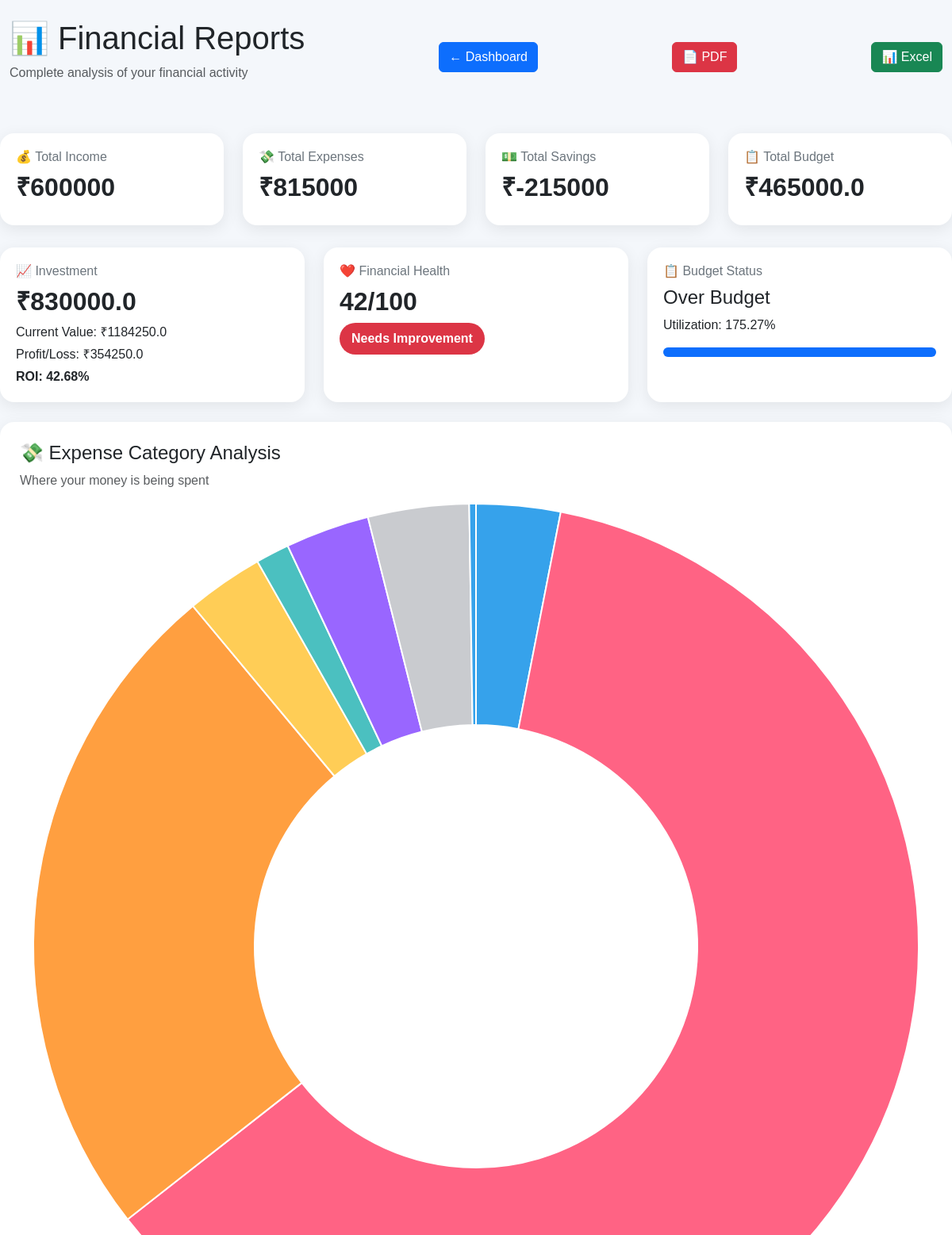
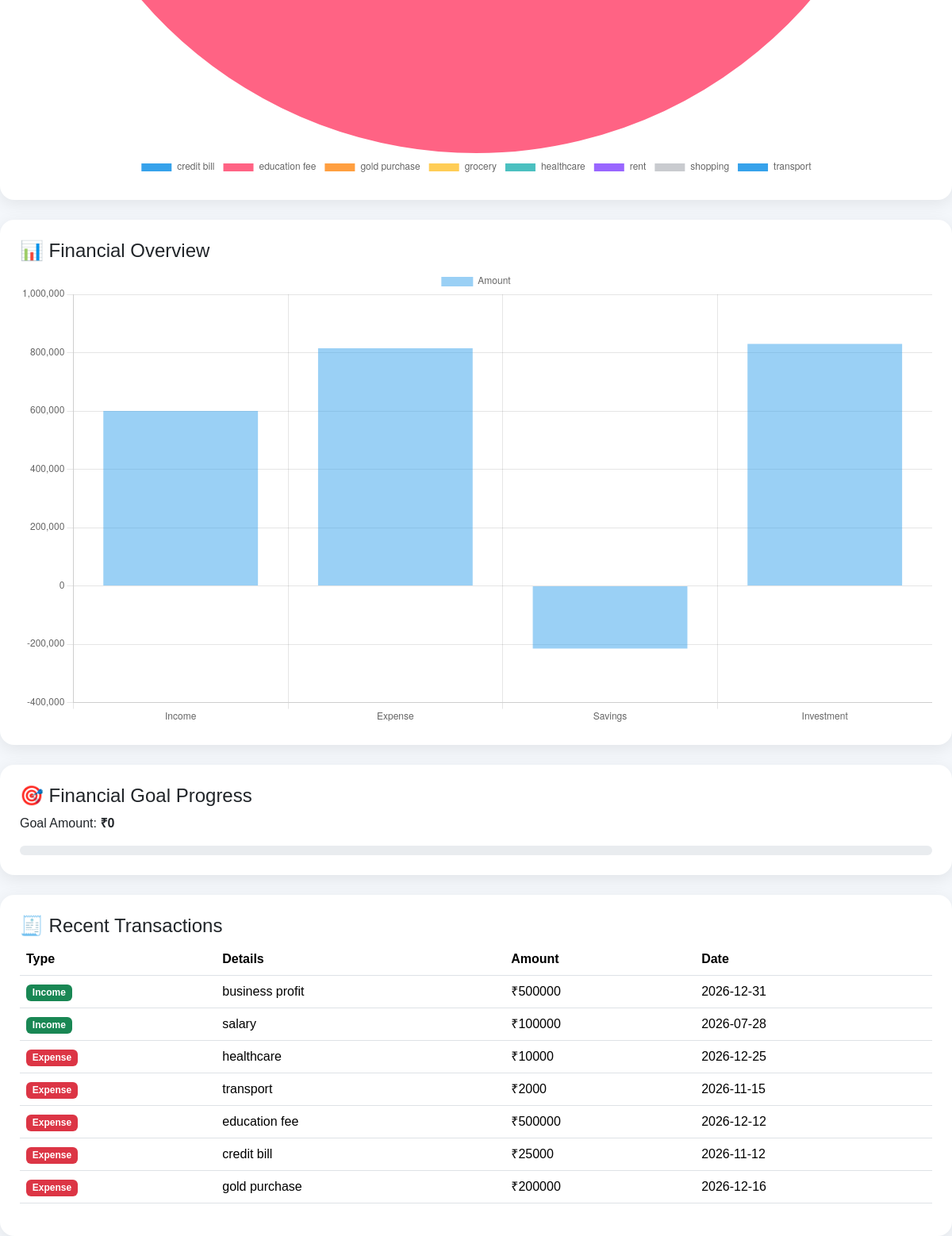
Page /reports on the committed database (2 pictures, top to bottom).
### app.py (models this page shows)
class Income(db.Model):
    id = db.Column(db.Integer, primary_key=True)
    source = db.Column(db.String(100))
    amount = db.Column(db.Integer)
    date = db.Column(db.String(20))

class Expense(db.Model):
    id = db.Column(db.Integer, primary_key=True)
    category = db.Column(db.String(100))
    amount = db.Column(db.Integer)
    date = db.Column(db.String(20))
    description = db.Column(db.String(200))

### app.py (the view)
@app.route('/reports')
def reports():
    total_income = db.session.query(
        db.func.sum(Income.amount)
    ).scalar() or 0
    total_expense = db.session.query(
        db.func.sum(Expense.amount)
    ).scalar() or 0
    total_savings = total_income - total_expense
    total_budget = db.session.query(
        db.func.sum(Budget.amount)
    ).scalar() or 0
    if total_budget > 0:
        budget_utilization = round(
            (total_expense / total_budget) * 100,
            2
        )
    else:
        budget_utilization = 0
    if total_budget == 0:
        budget_status = "No Budget Set"
    elif total_expense <= total_budget:
        budget_status = "Within Budget"
    else:
        budget_status = "Over Budget"
    category_query = db.session.query(
        Expense.category,
        db.func.sum(Expense.amount)
    ).group_by(
        Expense.category
    ).all()
    expense_labels = []
    expense_values = []
    for category, amount in category_query:
        expense_labels.append(category)
        expense_values.append(amount)
    total_investment = db.session.query(
        db.func.sum(Investment.invested_amount)
    ).scalar() or 0
    current_value = db.session.query(
        db.func.sum(Investment.current_value)
    ).scalar() or 0
    investment_profit = current_value - total_investment
    if total_investment > 0:
        investment_roi = round(
            (investment_profit / total_investment) * 100,
            2
        )
    else:
        investment_roi = 0
    if total_income > 0:
        health_score = round(
            (total_income /
             (total_income + total_expense)) * 100
        )
    else:
        health_score = 0
    if health_score > 100:
        health_score = 100
    goal_amount = session.get(
        "goal_amount",
        0
    )
    if goal_amount > 0:
        goal_progress = round(
            (current_value / goal_amount) * 100,
            1
        )
        if goal_progress > 100:
            goal_progress = 100
    else:
        goal_progress = 0
    recent_income = Income.query.order_by(
        Income.id.desc()
    ).limit(5).all()
    recent_expenses = Expense.query.order_by(
        Expense.id.desc()
    ).limit(5).all()
    return render_template(
        "reports.html",
        total_income=total_income,
        total_expense=total_expense,
        total_savings=total_savings,
        total_budget=total_budget,
        budget_utilization=budget_utilization,
        budget_status=budget_status,
        expense_labels=expense_labels,
        expense_values=expense_values,
        total_investment=total_investment,
        current_value=current_value,
        investment_profit=investment_profit,
        investment_roi=investment_roi,
        health_score=health_score,
        goal_amount=goal_amount,
        goal_progress=goal_progress,
        recent_income=recent_income,
        recent_expenses=recent_expenses
    )

### templates/reports.html (shortened to what this page needs)
<!DOCTYPE html>
<html lang="en">
<head>
    <link
        href="https://cdn.jsdelivr.net/npm/bootstrap@5.3.2/dist/css/bootstrap.min.css"
        rel="stylesheet">
</head>
<body>
<div class="container py-4">
    <div class="d-flex justify-content-between align-items-center mb-4">
        <div>
            <h1>📊 Financial Reports</h1>
            <p class="text-muted">
                Complete analysis of your financial activity
            </p>
        </div>
        <a href="/dashboard"
           class="btn btn-primary back-btn">
            ← Dashboard
        </a>
        <a href="/download_reports_pdf"
           class="btn btn-danger">
            📄 PDF
        </a>
        <a href="/download_reports_excel"
           class="btn btn-success">
            📊 Excel
        </a>
    </div>
          </div>
    <div class="row g-4">
        <div class="col-md-3">
            <div class="report-card">
                <h6>💰 Total Income</h6>
                <h2>
                    ₹{{ total_income }}
                </h2>
            </div>
        </div>
        <div class="col-md-3">
            <div class="report-card">
                <h6>💸 Total Expenses</h6>
                <h2>
                    ₹{{ total_expense }}
                </h2>
            </div>
        </div>
        <div class="col-md-3">
            <div class="report-card">
                <h6>💵 Total Savings</h6>
                <h2>
                    ₹{{ total_savings }}
                </h2>
            </div>
        </div>
        <div class="col-md-3">
            <div class="report-card">
                <h6>📋 Total Budget</h6>
                <h2>
                    ₹{{ total_budget }}
                </h2>
            </div>
        </div>
    </div>
    <div class="row g-4 mt-1">
        <div class="col-md-4">
            <div class="report-card">
                <h6>📈 Investment</h6>
                <h2>
                    ₹{{ total_investment }}
                </h2>
                <p class="mb-1">
                    Current Value:
                    ₹{{ current_value }}
                </p>
                <p class="mb-1">
                    Profit/Loss:
                    ₹{{ investment_profit }}
                </p>
                <strong>
                    ROI: {{ investment_roi }}%
                </strong>
            </div>
        </div>
        <div class="col-md-4">
            <div class="report-card">
                <h6>❤️ Financial Health</h6>
                <h2>
                    {{ health_score }}/100
                </h2>
                {% if health_score >= 80 %}
                    <span class="status bg-success text-white">
                        Excellent
                    </span>
                {% elif health_score >= 60 %}
                    <span class="status bg-warning">
                        Good
                    </span>
                {% else %}
                    <span class="status bg-danger text-white">
                        Needs Improvement
                    </span>
                {% endif %}
            </div>
        </div>
        <div class="col-md-4">
            <div class="report-card">
                <h6>📋 Budget Status</h6>
                <h4>
                    {{ budget_status }}
                </h4>
                <p>
                    Utilization:
                    {{ budget_utilization }}%
                </p>
                <div class="progress">
                    <div
                        class="progress-bar"
                        style="width: {{ budget_utilization }}%;">
                    </div>
                </div>
            </div>
        </div>
    </div>
    <div class="chart-card">
        <h4>
            💸 Expense Category Analysis
        </h4>
        <p class="text-muted">
            Where your money is being spent
        </p>
        <canvas id="expenseChart"></canvas>
    </div>
    <div class="chart-card">
        <h4>
            📊 Financial Overview
        </h4>
        <canvas id="financialChart"></canvas>
    </div>
    <div class="chart-card">
        <h4>
            🎯 Financial Goal Progress
        </h4>
        <p>
            Goal Amount:
            <strong>₹{{ goal_amount }}</strong>
        </p>
        <div class="progress">
        </div>
    </div>
    <div class="chart-card">
        <h4>
            🧾 Recent Transactions
        </h4>
        <div class="table-responsive">
            <table class="table table-hover">
                <thead>
                    <tr>
                        <th>Type</th>
                        <th>Details</th>
                        <th>Amount</th>
                        <th>Date</th>
                    </tr>
                </thead>
                <tbody>
                    {% for income in recent_income %}
                    <tr>
                        <td>
                            <span class="badge bg-success">
                                Income
                            </span>
                        </td>
                        <td>
                            {{ income.source }}
                        </td>
                        <td>
                            ₹{{ income.amount }}
                        </td>
                        <td>
                            {{ income.date }}
                        </td>
                    </tr>
                    {% endfor %}
                    {% for expense in recent_expenses %}
                    <tr>
                        <td>
                            <span class="badge bg-danger">
                                Expense
                            </span>
                        </td>
                        <td>
                            {{ expense.category }}
                        </td>
                        <td>
                            ₹{{ expense.amount }}
                        </td>
                        <td>
                            {{ expense.date }}
                        </td>
                    </tr>
                    {% endfor %}
                </tbody>
            </table>
        </div>
    </div>
<script>
    // ==============================
    // EXPENSE CATEGORY CHART
    // ==============================
    const expenseLabels =
        {{ expense_labels | tojson }};
    const expenseValues =
        {{ expense_values | tojson }};
    new Chart(
        document.getElementById("expenseChart"),
        {
            type: "doughnut",
            data: {
                labels: expenseLabels,
                datasets: [{
                    data: expenseValues
                }]
            },
            options: {
                responsive: true,
                plugins: {
                    legend: {
                        position: "bottom"
                    }
                }
            }
        }
    );
    // ==============================
    // FINANCIAL OVERVIEW CHART
    // ==============================
    new Chart(
        document.getElementById("financialChart"),
        {
            type: "bar",
            data: {
                labels: [
                    "Income",
                    "Expense",
                    "Savings",
                    "Investment"
                ],
                datasets: [{
                    label: "Amount",
                    data: [
                        {{ total_income }},
                        {{ total_expense }},
                        {{ total_savings }},
                        {{ total_investment }}
                    ]
                }]
            },
            options: {
                responsive: true,
                scales: {
                    y: {
                        beginAtZero: true
                    }
                }
            }
        }
    );
</script>
</body>
</html>

### templates/reports.html (style rules this page uses)
body { background: #f4f7fb; font-family: Arial, sans-serif; }
.container { max-width: 1200px; }
.report-card { border: none; border-radius: 18px; padding: 20px; background: white; box-shadow: 0 5px 20px rgba(0,0,0,0.08); height: 100%; }
.report-card h6 { color: #6c757d; margin-bottom: 10px; }
.report-card h2 { font-weight: bold; }
.chart-card { background: white; padding: 25px; border-radius: 18px; box-shadow: 0 5px 20px rgba(0,0,0,0.08); margin-top: 25px; }
.status { padding: 8px 15px; border-radius: 20px; display: inline-block; font-weight: bold; }
.progress { height: 12px; border-radius: 10px; }
.back-btn { text-decoration: none; }

### rows in the picture
Income: source "business profit", amount "500000", date "2026-12-31"
Income: source "salary", amount "100000", date "2026-07-28"
Expense: category "healthcare", amount "10000", date "2026-12-25"
Expense: category "transport", amount "2000", date "2026-11-15"
Expense: category "education fee", amount "500000", date "2026-12-12"
Expense: category "credit bill", amount "25000", date "2026-11-12"
Expense: category "gold purchase", amount "200000", date "2026-12-16"

### other values in the picture
{{ total_income }} "600000"
{{ total_expense }} "815000"
{{ total_savings }} "-215000"
{{ total_budget }} "465000.0"
{{ total_investment }} "830000.0"
{{ current_value }} "1184250.0"
{{ investment_profit }} "354250.0"
{{ investment_roi }} "42.68"
{{ health_score }} "42"
{{ budget_status }} "Over Budget"
{{ budget_utilization }} "175.27"
{{ goal_amount }} "0"
chart data {{ expense_labels | tojson }} ["credit bill", "education fee", "gold purchase", "grocery", "healthcare", "rent", "shopping", "transport"]
chart data {{ expense_values | tojson }} [25000, 500000, 200000, 23000, 10000, 25000, 30000, 2000]
chart data {{ total_income }} 600000
